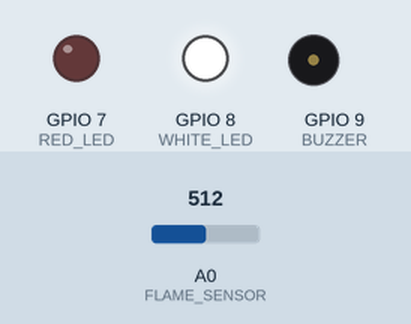
Simulated run of this sketch. Board: ESP8266 (NodeMCU). Parts: output pins drawn as LEDs (lit = HIGH), buzzer (waves = sounding, pin HIGH). The test bench sets the inputs (shaded band); at power-on: A0 (FLAME_SENSOR) = 512. WiFi joins after 1.5 s; servers stay silent unless stated; uploads are accepted with an empty reply; random numbers use the default seed unless the sketch sets one; what the sketch prints to the serial monitor is not drawn.

Above: at 2.9 s.
3.0 s: A0 (FLAME_SENSOR) set to 407
6.0 s: A0 (FLAME_SENSOR) set to 392
At 7.5 s:
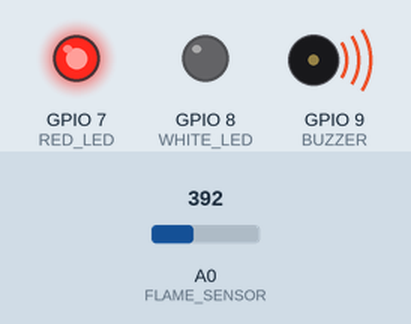
10.5 s: A0 (FLAME_SENSOR) set to 410
At 12.3 s:
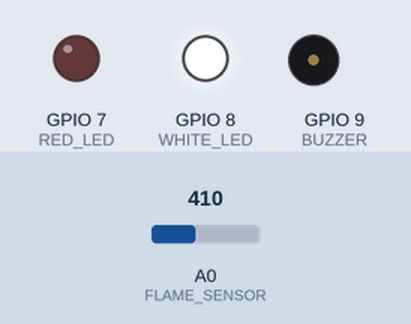
12.5 s: A0 (FLAME_SENSOR) set to 390
At 13.9 s:
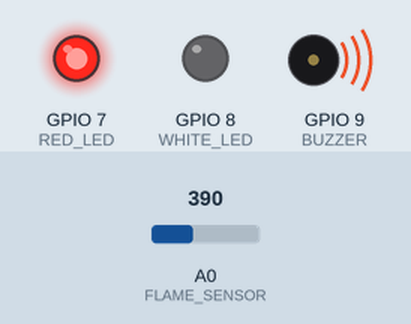
Timing chart, 0 to 15.0 s (numbered marks = the images above; inputs shaded):
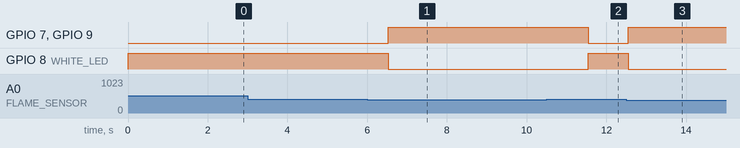

The sketch:

flame_sensor_web.ino
```cpp
/*
 * Flame Sensor Web Monitoring System
 * Connects to web server and sends real-time fire detection data
 *
 * Hardware Requirements:
 * - Arduino Uno
 * - Flame Sensor (Analog)
 * - Red LED
 * - White LED
 * - Buzzer
 * - Ethernet Shield or WiFi Module (ESP8266)
 *
 * Wiring:
 * - Flame Sensor A0 -> A0
 * - Red LED -> D7
 * - White LED -> D8
 * - Buzzer -> D9
 */

#include <SPI.h>
#include <SoftwareSerial.h>
#include <ESP8266WiFi.h>

// Sensor and actuator pins
#define FLAME_SENSOR A0
#define RED_LED 7
#define WHITE_LED 8
#define BUZZER 9

// Network configuration
const char* ssid = "POCO X5 Pro 5G";
const char* password = "12345t678";
const char* serverHost = "192.168.1.35"; // Your computer's IP address
const int serverPort = 5000;

// Server configuration
const String secretKey = "arduino_secret_key_12345";
const int locationId = 1; // ID of sensor location in database

// Threshold values
const int flameThreshold = 400; // Adjust based on your sensor
const unsigned long sendInterval = 5000; // Send data every 5 seconds
unsigned long lastSendTime = 0;

// WiFi client
WiFiClient client;

void setup() {
  Serial.begin(9600);

  // Initialize pins
  pinMode(FLAME_SENSOR, INPUT);
  pinMode(RED_LED, OUTPUT);
  pinMode(WHITE_LED, OUTPUT);
  pinMode(BUZZER, OUTPUT);

  // Initialize LEDs to safe state
  digitalWrite(RED_LED, LOW);
  digitalWrite(WHITE_LED, HIGH);
  digitalWrite(BUZZER, LOW);

  Serial.println("Flame Sensor Web Monitoring System");
  Serial.println("Connecting to WiFi...");

  // Connect to WiFi
  WiFi.begin(ssid, password);
  while (WiFi.status() != WL_CONNECTED) {
    delay(500);
    Serial.print(".");
  }

  Serial.println("\nWiFi connected!");
  Serial.print("IP address: ");
  Serial.println(WiFi.localIP());

  // Test server connection
  testServerConnection();
}

void loop() {
  unsigned long currentTime = millis();

  // Read flame sensor
  int sensorValue = analogRead(FLAME_SENSOR);
  bool flameDetected = sensorValue < flameThreshold; // Lower value = flame detected

  // Control LEDs and buzzer based on flame detection
  if (flameDetected) {
    digitalWrite(RED_LED, HIGH);
    digitalWrite(WHITE_LED, LOW);
    digitalWrite(BUZZER, HIGH);
    Serial.println("🔥 FLAME DETECTED!");
  } else {
    digitalWrite(RED_LED, LOW);
    digitalWrite(WHITE_LED, HIGH);
    digitalWrite(BUZZER, LOW);
    Serial.println("✅ Safe - No flame detected");
  }

  // Send data to server at intervals
  if (currentTime - lastSendTime >= sendInterval) {
    sendDataToServer(sensorValue, flameDetected);
    lastSendTime = currentTime;
  }

  // Small delay to prevent overwhelming
  delay(100);
}

void sendDataToServer(int sensorValue, bool flameDetected) {
  if (!client.connect(serverHost, serverPort)) {
    Serial.println("❌ Failed to connect to server");
    return;
  }

  // Create JSON payload
  String jsonData = "{";
  jsonData += "\"flame_detected\":" + String(flameDetected ? "true" : "false") + ",";
  jsonData += "\"sensor_value\":" + String(sensorValue) + ",";
  jsonData += "\"temperature\":" + String(readTemperature()) + ",";
  jsonData += "\"humidity\":" + String(readHumidity()) + ",";
  jsonData += "\"location_id\":" + String(locationId) + ",";
  jsonData += "\"secret_key\":\"" + secretKey + "\"";
  jsonData += "}";

  // Send HTTP POST request
  client.println("POST /api/incidents HTTP/1.1");
  client.println("Host: " + String(serverHost));
  client.println("Content-Type: application/json");
  client.println("Content-Length: " + String(jsonData.length()));
  client.println("Connection: close");
  client.println();
  client.println(jsonData);

  // Wait for response
  delay(100);

  // Read response
  while (client.available()) {
    String line = client.readStringUntil('\r');
    Serial.print(line);
  }

  client.stop();
  Serial.println("✅ Data sent to server");
}

float readTemperature() {
  // Simulate temperature reading (replace with actual sensor if available)
  return random(20, 35) + (random(0, 100) / 100.0);
}

float readHumidity() {
  // Simulate humidity reading (replace with actual sensor if available)
  return random(40, 80) + (random(0, 100) / 100.0);
}

void testServerConnection() {
  Serial.println("Testing server connection...");

  if (client.connect(serverHost, serverPort)) {
    Serial.println("✅ Server connection successful");
    client.stop();
  } else {
    Serial.println("❌ Server connection failed");
    Serial.println("Please check:");
    Serial.println("- Server is running on port " + String(serverPort));
    Serial.println("- Server IP/domain is correct: " + String(serverHost));
    Serial.println("- Network connectivity");
  }
}

// Optional: Add manual trigger for testing
void serialEvent() {
  if (Serial.available()) {
    String command = Serial.readString();
    command.trim();

    if (command == "test") {
      Serial.println("🧪 Testing fire detection...");
      digitalWrite(RED_LED, HIGH);
      digitalWrite(WHITE_LED, LOW);
      digitalWrite(BUZZER, HIGH);
      delay(2000);
      digitalWrite(RED_LED, LOW);
      digitalWrite(WHITE_LED, HIGH);
      digitalWrite(BUZZER, LOW);
      Serial.println("✅ Test completed");
    }
  }
}
```

Measured:
- the behaviour switches between 400 and 399 on A0 (FLAME_SENSOR) (found by bisection; images 0 and 1)
- after the input at 3.0 s, every drawn part: stays the same
- after the input at 6.0 s, GPIO 7 (RED_LED), GPIO 9 (BUZZER): LOW → HIGH after 0.53 s; GPIO 8 (WHITE_LED): HIGH → LOW after 0.53 s
- after the input at 10.5 s, GPIO 7 (RED_LED), GPIO 9 (BUZZER): HIGH → LOW after 1.0 s; GPIO 8 (WHITE_LED): LOW → HIGH after 1.0 s
- after the input at 12.5 s, GPIO 7 (RED_LED), GPIO 9 (BUZZER): LOW → HIGH after 0.05 s; GPIO 8 (WHITE_LED): HIGH → LOW after 0.05 s
